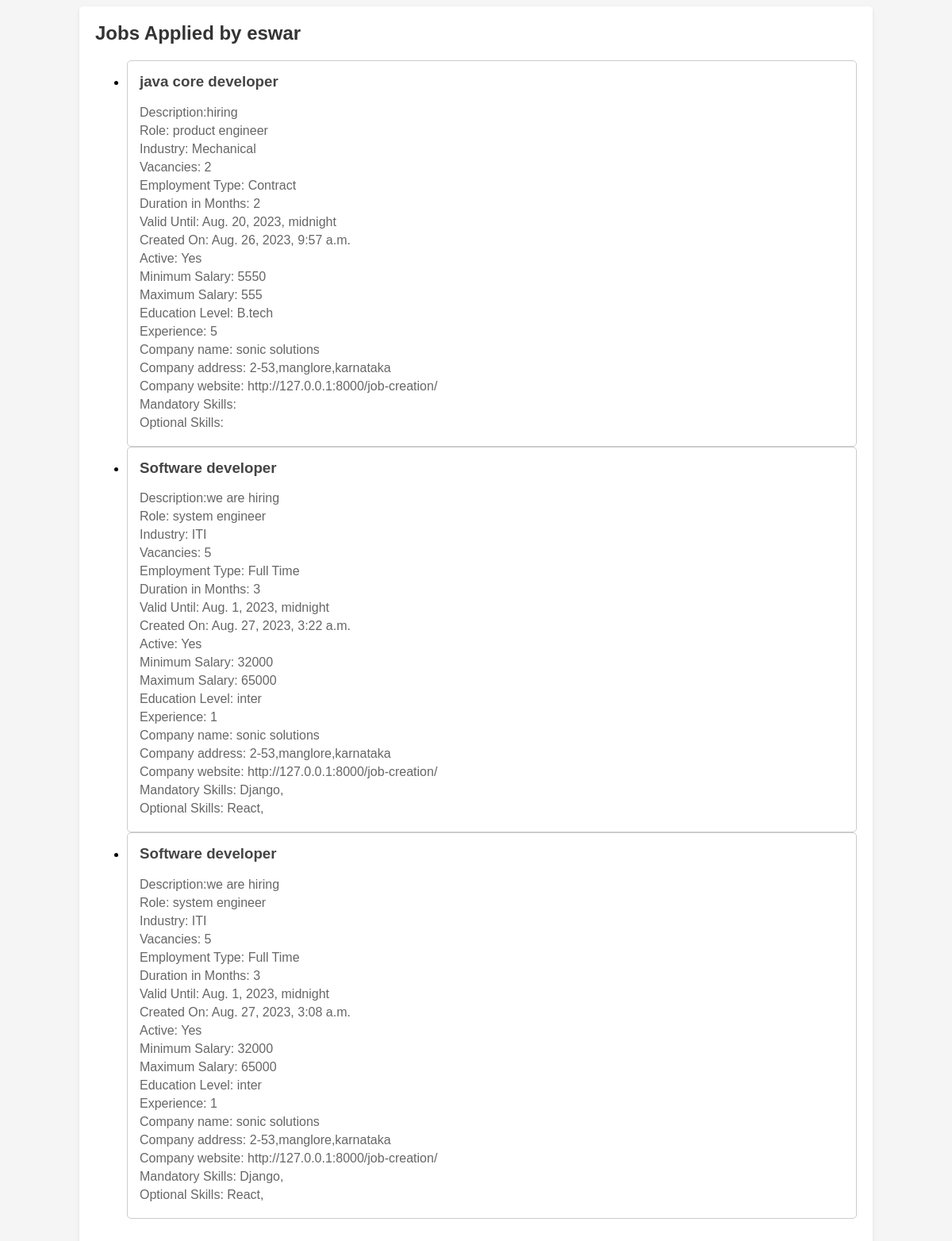
The app's page /jobs/applied/ (signed in) with its own data.
### carrers/models.py (models this page shows, shortened)
class Job(models.Model):
    EMPLOYMENT_TYPES=[
        ('full_time','Full Time'),
        ('part_time','Part Time'),
        ('contract','Contract'),
    ]
    title = models.CharField(max_length=255)
    description = models.TextField()
    role = models.CharField(max_length=255)
    industry_type = models.CharField(max_length=255)
    location = models.ForeignKey('JobLocation', on_delete=models.CASCADE)
    no_of_openings = models.PositiveSmallIntegerField()
    employment_type = models.CharField(max_length=50,choices=EMPLOYMENT_TYPES)
    duration_in_months = models.PositiveSmallIntegerField(null=True, blank=True)
    created_on = models.DateTimeField(auto_now_add=True)
    valid_until = models.DateTimeField()
    is_active = models.BooleanField(default=True)
    salary_visible = models.BooleanField(default=False)
    min_salary = models.PositiveSmallIntegerField(null=True, blank=True)
    max_salary = models.PositiveSmallIntegerField(null=True, blank=True)
    education_level = models.CharField(max_length=255)
    years_of_experience = models.PositiveSmallIntegerField()
    skills_mandatory = models.ManyToManyField(Skill, related_name='mandatory_jobs')
    skills_optional = models.ManyToManyField(Skill, related_name='optional_jobs')
    company_info = models.ForeignKey(Company, on_delete=models.CASCADE,default=1)
    students_applied=models.ManyToManyField(User,related_name='applied_jobs',blank=True)

class Company(models.Model):
    company_name = models.CharField(max_length=255)
    address = models.TextField(null=True)
    website = models.URLField(null=True)
    user = models.ForeignKey(User, on_delete=models.CASCADE, default=1)  # Example default value

class Skill(models.Model):
    name=models.CharField(max_length=20)

### carrers/views.py (the view)
# urls.py: path('jobs/applied/', JobsAppliedView.as_view(), name='jobs_applied'),
class JobsAppliedView(LoginRequiredMixin, ListView):
    model = Job
    template_name = 'carrers/jobs_applied.html'
    context_object_name = 'job_listings'
    paginate_by = 10
    def get_queryset(self):
        user = self.request.user
        return Job.objects.filter(students_applied=user)
    def get_context_data(self, **kwargs):
        context = super().get_context_data(**kwargs)
        context['username'] = self.request.user.username if self.request.user.is_authenticated else None
        return context

### carrers/templates/carrers/jobs_applied.html (shortened to what this page needs)
{% block content %}
<div class="container mt-5">
    <h2>Jobs Applied by {{ username }}</h2>
    <ul class="list-unstyled">
        {% for job in job_listings %}
        <li class="job-item mb-4">
            <h3>{{ job.title }}</h3>
            <p>Description:{{job.description}}</p>
            <p>Role: {{ job.role }}</p>
            <p>Industry: {{ job.industry_type }}</p>
            <p>Vacancies: {{ job.no_of_openings }}</p>
            <p>Employment Type: {{ job.get_employment_type_display }}</p>
            <p>Duration in Months: {{ job.duration_in_months }}</p>
            <p>Valid Until: {{ job.valid_until }}</p>
            <p>Created On: {{ job.created_on }}</p>
            <p>Active: {% if job.is_active %}Yes{% else %}No{% endif %}</p>
            <p>Minimum Salary: {{ job.min_salary }}</p>
            <p>Maximum Salary: {{ job.max_salary }}</p>
            <p>Education Level: {{ job.education_level }}</p>
            <p>Experience: {{ job.years_of_experience }}</p>
            <p>Company name: {{ job.company_info.company_name }}</p>
            <p>Company address: {{ job.company_info.address}}</p>
            <p>Company website: {{ job.company_info.website }}</p>
            <p>Mandatory Skills:
                {% for skill in job.skills_mandatory.all %}
                {{ skill.name }},
                {% endfor %}
            </p>
            <p>Optional Skills:
                {% for skill in job.skills_optional.all %}
                {{ skill.name }},
            {% endfor %}
            </p>
        </li>
        {% endfor %}
    </ul>
</div>
{% endblock %}

### carrers/templates/carrers/jobs_applied.html (style rules this page uses)
.container { max-width: 960px; margin: 0 auto; padding: 20px; background-color: #fff; border-radius: 5px; box-shadow: 0 2px 4px rgba(0, 0, 0, 0.1); }
h2 { margin-top: 0; color: #333; }
.job-item { border: 1px solid #ccc; padding: 15px; border-radius: 5px; background-color: #fff; }
.job-item h3 { margin-top: 0; color: #444; }
.job-item p { margin: 5px 0; color: #666; }

### records on screen
Job: title "java core developer", description "hiring", role "product engineer", industry_type "Mechanical", no_of_openings "2", employment_type "Contract", duration_in_months "2", valid_until "Aug. 20, 2023, midnight", created_on "Aug. 26, 2023, 9:57 a.m.", is_active "Yes", min_salary "5550", max_salary "555", education_level "B.tech", years_of_experience "5", company_info.company_name "sonic solutions", company_info.address "2-53,manglore,karnataka", company_info.website "http://127.0.0.1:8000/job-creation/"
Job: title "Software developer", description "we are hiring", role "system engineer", industry_type "ITI", no_of_openings "5", employment_type "Full Time", duration_in_months "3", valid_until "Aug. 1, 2023, midnight", created_on "Aug. 27, 2023, 3:22 a.m.", is_active "Yes", min_salary "32000", max_salary "65000", education_level "inter", years_of_experience "1", company_info.company_name "sonic solutions", company_info.address "2-53,manglore,karnataka", company_info.website "http://127.0.0.1:8000/job-creation/"
Skill: name "Django"
Skill: name "React"
Job: title "Software developer", description "we are hiring", role "system engineer", industry_type "ITI", no_of_openings "5", employment_type "Full Time", duration_in_months "3", valid_until "Aug. 1, 2023, midnight", created_on "Aug. 27, 2023, 3:08 a.m.", is_active "Yes", min_salary "32000", max_salary "65000", education_level "inter", years_of_experience "1", company_info.company_name "sonic solutions", company_info.address "2-53,manglore,karnataka", company_info.website "http://127.0.0.1:8000/job-creation/"

### other values on screen
{{ username }} "eswar"
